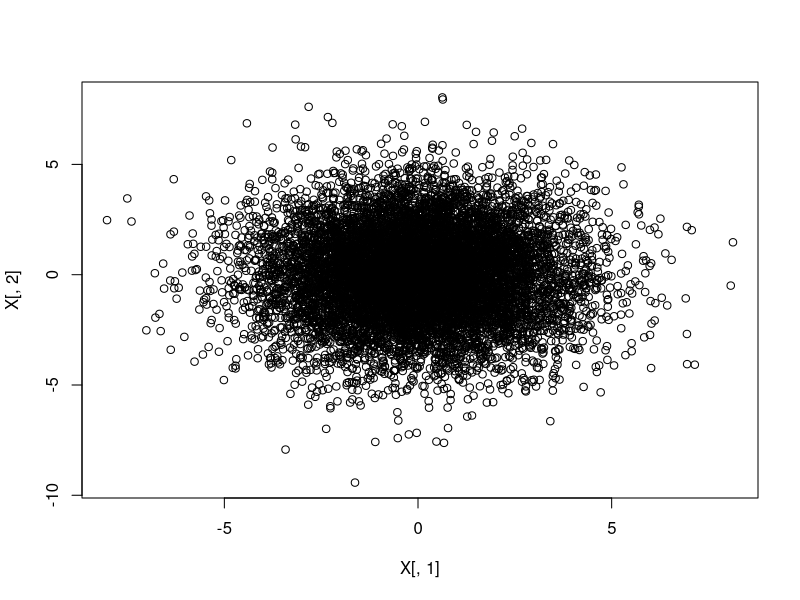
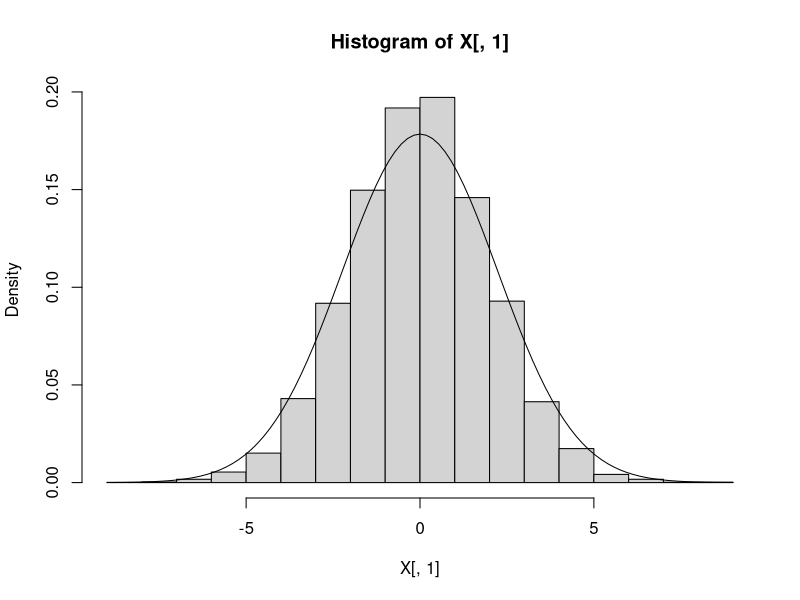

R code for these plots, in order:
rmult.norm <- function(n, V){
  d <- dim(V)[1]
  Z <- rnorm(n*d)
  
  A<- t(chol(V)) #w r jest z lewej transpozycja
  Z <- matrix(Z, d, n)
  X <- A%*%Z
  return(matrix(X, n,d))
}
n <- 10^{4}
X<- rmult.norm(n, matrix(c(5,1,1,3), 2, 2))
plot(X[,1],X[,2])

hist(X[,1], probability = TRUE)
curve(dnorm(x, 0, sqrt(5)),add=TRUE)
